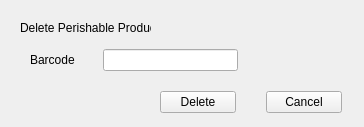
<?xml version="1.0" encoding="UTF-8"?>
<ui version="4.0">
 <class>DeletePerishable</class>
 <widget class="QWidget" name="DeletePerishable">
  <property name="geometry">
   <rect>
    <x>0</x>
    <y>0</y>
    <width>364</width>
    <height>127</height>
   </rect>
  </property>
  <property name="windowTitle">
   <string>Delete Perishable Product</string>
  </property>
  <widget class="QLabel" name="label_Heading">
   <property name="geometry">
    <rect>
     <x>20</x>
     <y>20</y>
     <width>131</width>
     <height>16</height>
    </rect>
   </property>
   <property name="text">
    <string>Delete Perishable Product</string>
   </property>
  </widget>
  <widget class="QWidget" name="layoutWidget">
   <property name="geometry">
    <rect>
     <x>160</x>
     <y>90</y>
     <width>182</width>
     <height>25</height>
    </rect>
   </property>
   <layout class="QHBoxLayout" name="horizontalLayout">
    <property name="spacing">
     <number>30</number>
    </property>
    <item>
     <widget class="QPushButton" name="deleteProd">
      <property name="text">
       <string>Delete</string>
      </property>
     </widget>
    </item>
    <item>
     <widget class="QPushButton" name="cancel">
      <property name="text">
       <string>Cancel</string>
      </property>
     </widget>
    </item>
   </layout>
  </widget>
  <widget class="QWidget" name="gridLayoutWidget">
   <property name="geometry">
    <rect>
     <x>30</x>
     <y>40</y>
     <width>281</width>
     <height>41</height>
    </rect>
   </property>
   <layout class="QGridLayout" name="gridLayout" columnstretch="50,100,50">
    <property name="verticalSpacing">
     <number>15</number>
    </property>
    <item row="0" column="0">
     <widget class="QLabel" name="label_Barcode">
      <property name="text">
       <string>Barcode</string>
      </property>
     </widget>
    </item>
    <item row="0" column="1">
     <widget class="QLineEdit" name="lineEdit_Barcode"/>
    </item>
    <item row="0" column="2">
     <widget class="QLabel" name="error_Barcode">
      <property name="text">
       <string/>
      </property>
     </widget>
    </item>
   </layout>
  </widget>
 </widget>
 <resources/>
 <connections>
  <connection>
   <sender>cancel</sender>
   <signal>clicked()</signal>
   <receiver>DeletePerishable</receiver>
   <slot>close()</slot>
   <hints>
    <hint type="sourcelabel">
     <x>303</x>
     <y>92</y>
    </hint>
    <hint type="destinationlabel">
     <x>181</x>
     <y>55</y>
    </hint>
   </hints>
  </connection>
 </connections>
</ui>
